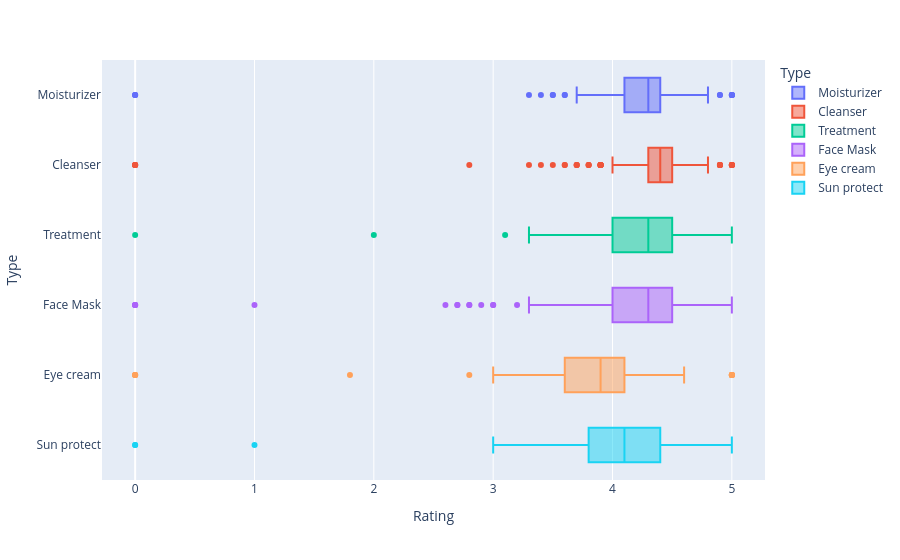

Write notebook code for a chart like this one.
### Code cell
px.box(df_cosmetics, x='Rating', y='Type', color='Type', orientation='h', hover_data=['Brand', 'Name'])

### Figure 1 — Plotly figure (JSON) as saved in the notebook; plotly's stock layout.template omitted (floating-point values rounded to 4 significant figures; data arrays with more than 128 entries replaced by an {"elided": "..."} marker saying what was removed)
{"data": [{"alignmentgroup": "True", "customdata": {"elided": "298x2 str values"}, "hovertemplate": "Type=%{y}<br>Rating=%{x}<br>Brand=%{customdata[0]}<br>Name=%{customdata[1]}<extra></extra>", "legendgroup": "Moisturizer", "marker": {"color": "#636efa"}, "name": "Moisturizer", "notched": false, "offsetgroup": "Moisturizer", "orientation": "h", "showlegend": true, "type": "box", "x": {"elided": "298 float values"}, "x0": " ", "xaxis": "x", "y": {"elided": "298 str values"}, "y0": " ", "yaxis": "y"}, {"alignmentgroup": "True", "customdata": {"elided": "281x2 str values"}, "hovertemplate": "Type=%{y}<br>Rating=%{x}<br>Brand=%{customdata[0]}<br>Name=%{customdata[1]}<extra></extra>", "legendgroup": "Cleanser", "marker": {"color": "#EF553B"}, "name": "Cleanser", "notched": false, "offsetgroup": "Cleanser", "orientation": "h", "showlegend": true, "type": "box", "x": {"elided": "281 float values"}, "x0": " ", "xaxis": "x", "y": {"elided": "281 str values"}, "y0": " ", "yaxis": "y"}, {"alignmentgroup": "True", "customdata": {"elided": "248x2 str values"}, "hovertemplate": "Type=%{y}<br>Rating=%{x}<br>Brand=%{customdata[0]}<br>Name=%{customdata[1]}<extra></extra>", "legendgroup": "Treatment", "marker": {"color": "#00cc96"}, "name": "Treatment", "notched": false, "offsetgroup": "Treatment", "orientation": "h", "showlegend": true, "type": "box", "x": {"elided": "248 float values"}, "x0": " ", "xaxis": "x", "y": {"elided": "248 str values"}, "y0": " ", "yaxis": "y"}, {"alignmentgroup": "True", "customdata": {"elided": "266x2 str values"}, "hovertemplate": "Type=%{y}<br>Rating=%{x}<br>Brand=%{customdata[0]}<br>Name=%{customdata[1]}<extra></extra>", "legendgroup": "Face Mask", "marker": {"color": "#ab63fa"}, "name": "Face Mask", "notched": false, "offsetgroup": "Face Mask", "orientation": "h", "showlegend": true, "type": "box", "x": {"elided": "266 float values"}, "x0": " ", "xaxis": "x", "y": {"elided": "266 str values"}, "y0": " ", "yaxis": "y"}, {"alignmentgroup": "True", "customdata": {"elided": "209x2 str values"}, "hovertemplate": "Type=%{y}<br>Rating=%{x}<br>Brand=%{customdata[0]}<br>Name=%{customdata[1]}<extra></extra>", "legendgroup": "Eye cream", "marker": {"color": "#FFA15A"}, "name": "Eye cream", "notched": false, "offsetgroup": "Eye cream", "orientation": "h", "showlegend": true, "type": "box", "x": {"elided": "209 float values"}, "x0": " ", "xaxis": "x", "y": {"elided": "209 str values"}, "y0": " ", "yaxis": "y"}, {"alignmentgroup": "True", "customdata": {"elided": "170x2 str values"}, "hovertemplate": "Type=%{y}<br>Rating=%{x}<br>Brand=%{customdata[0]}<br>Name=%{customdata[1]}<extra></extra>", "legendgroup": "Sun protect", "marker": {"color": "#19d3f3"}, "name": "Sun protect", "notched": false, "offsetgroup": "Sun protect", "orientation": "h", "showlegend": true, "type": "box", "x": {"elided": "170 float values"}, "x0": " ", "xaxis": "x", "y": {"elided": "170 str values"}, "y0": " ", "yaxis": "y"}], "layout": {"boxmode": "overlay", "legend": {"title": {"text": "Type"}, "tracegroupgap": 0}, "margin": {"t": 60}, "xaxis": {"anchor": "y", "domain": [0, 1], "title": {"text": "Rating"}}, "yaxis": {"anchor": "x", "categoryarray": ["Sun protect", "Eye cream", "Face Mask", "Treatment", "Cleanser", "Moisturizer"], "categoryorder": "array", "domain": [0, 1], "title": {"text": "Type"}}}}
